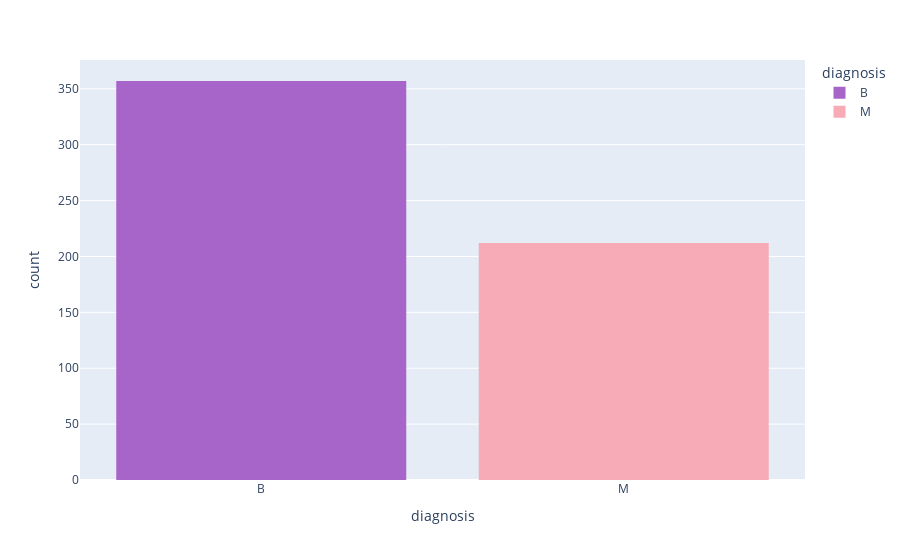

Notebook cell for this chart:
### Code cell
px.histogram(data_frame=data, x='diagnosis', color='diagnosis',color_discrete_sequence=['#A865C9','#f6abb6'])

### Figure 1 — Plotly figure (JSON) as saved in the notebook; plotly's stock layout.template omitted (floating-point values rounded to 4 significant figures; data arrays with more than 128 entries replaced by an {"elided": "..."} marker saying what was removed)
{"data": [{"alignmentgroup": "True", "bingroup": "x", "hovertemplate": "diagnosis=%{x}<br>count=%{y}<extra></extra>", "legendgroup": "B", "marker": {"color": "#A865C9", "pattern": {"shape": ""}}, "name": "B", "offsetgroup": "B", "orientation": "v", "showlegend": true, "type": "histogram", "x": {"elided": "357 str values"}, "xaxis": "x", "yaxis": "y"}, {"alignmentgroup": "True", "bingroup": "x", "hovertemplate": "diagnosis=%{x}<br>count=%{y}<extra></extra>", "legendgroup": "M", "marker": {"color": "#f6abb6", "pattern": {"shape": ""}}, "name": "M", "offsetgroup": "M", "orientation": "v", "showlegend": true, "type": "histogram", "x": {"elided": "212 str values"}, "xaxis": "x", "yaxis": "y"}], "layout": {"barmode": "relative", "legend": {"title": {"text": "diagnosis"}, "tracegroupgap": 0}, "margin": {"t": 60}, "xaxis": {"anchor": "y", "categoryarray": ["B", "M"], "categoryorder": "array", "domain": [0, 1], "title": {"text": "diagnosis"}}, "yaxis": {"anchor": "x", "domain": [0, 1], "title": {"text": "count"}}}}
